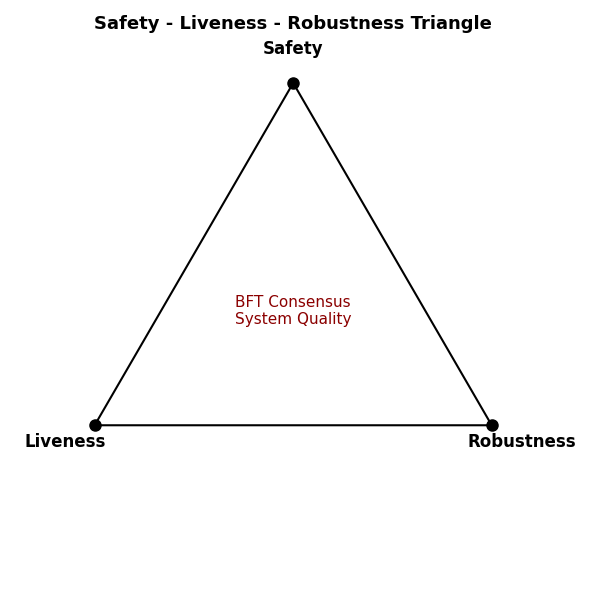

Source code (Python):
import matplotlib.pyplot as plt

# 三个维度点
points = {
    "Safety": (0, 1),
    "Liveness": (-0.87, -0.5),
    "Robustness": (0.87, -0.5)
}

fig, ax = plt.subplots(figsize=(6,6))

# 画三角形
triangle = plt.Polygon(list(points.values()), fill=None, edgecolor='black', linewidth=1.5)
ax.add_patch(triangle)

# 添加点和标签
for label, (x,y) in points.items():
    ax.plot(x, y, 'o', markersize=8, color='black')
    ax.text(x*1.15, y*1.15, label, ha='center', va='center', fontsize=12, weight='bold')

# 在中心加一个说明
ax.text(0, 0, "BFT Consensus\nSystem Quality", 
        ha='center', va='center', fontsize=11, color='darkred')

ax.set_xlim(-1.2, 1.2)
ax.set_ylim(-1.2, 1.2)
ax.set_aspect('equal')
ax.axis('off')

plt.title("Safety - Liveness - Robustness Triangle", fontsize=13, weight='bold')
plt.tight_layout()
plt.savefig("slr.png")
# plt.show()
